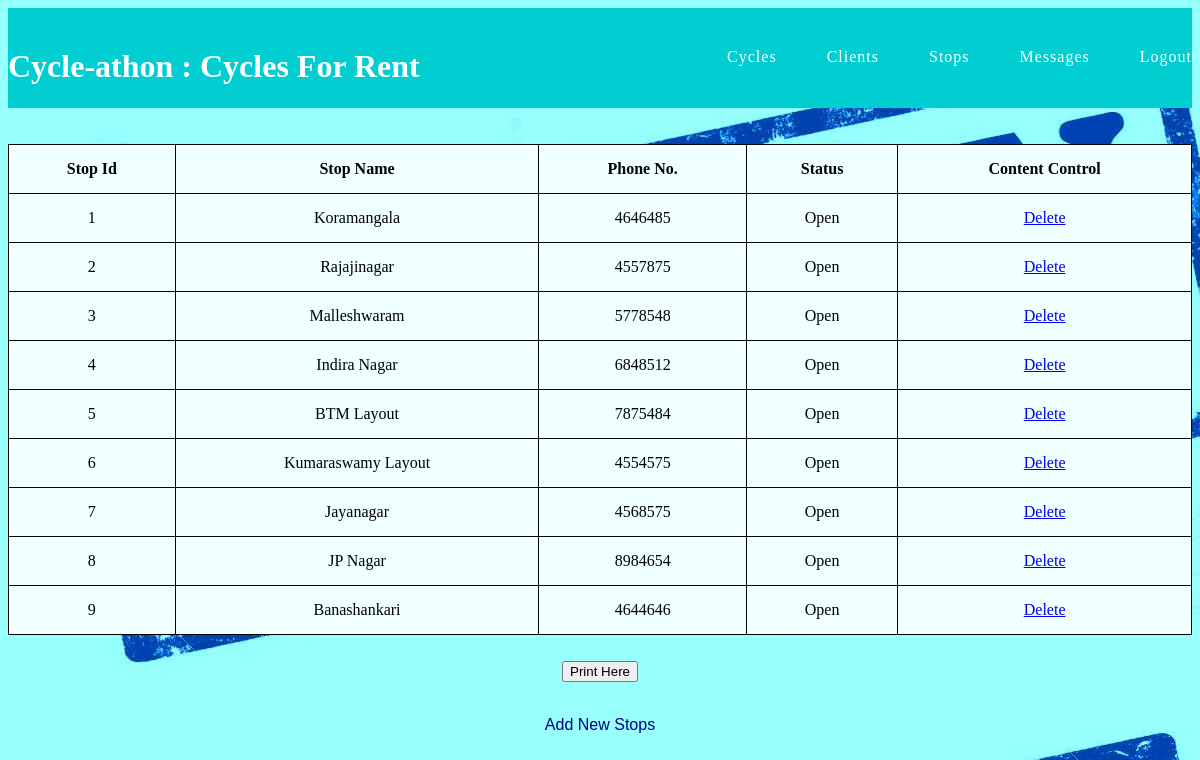
Screenshot of /admin/stops.php with the database file from the repository.
### tables this page shows
CREATE TABLE `stops` (
  `stop_id` int(11) NOT NULL,
  `sname` varchar(255) NOT NULL,
  `sphone` int(11) NOT NULL,
  `s_status` varchar(255) NOT NULL DEFAULT 'Open'
);

### admin/stops.php (the view, shortened to what this page needs)
<!DOCTYPE html>
<html>
<head>
	<?php
			include 'header.php';
	?>
	<link rel="stylesheet" type="text/css" href="css/main.css">
</head>
<body>
<div id="container">
	<div class="shell">
		<br/><br/>
		<table style="width:100%">
  <tr>
    <th>Stop Id</th>
	<th>Stop Name</th>
	<th>Phone No.</th>
	<th>Status</th>
	<th>Content Control</th>
  </tr>
  <?php
								include 'config.php';
								$select = "SELECT * FROM stops WHERE s_status = 'Open'";
								$result = mysqli_query($con,$select);
						while($row = mysqli_fetch_array($result)){ ?>
  <tr>
    <td> <?php echo $row['stop_id'] ?> </td>
    <td> <?php echo $row['sname'] ?> </td>
    <td> <?php echo $row['sphone'] ?> </td>
	<td> <?php echo $row['s_status'] ?> </td>
    <td><a href= "delete_stop.php?id=(<?php echo $row['stop_id'];?>)" class="ico del">Delete</a></td>
  </tr>
						<?php } ?>
</table>
</div>
<h2><div style=text-align:center><input type="submit" onclick="window.print()" value="Print Here" /></div></h2>
<h2><div style=text-align:center><button onclick="window.location.href='add_stops.php'" class="btn add">Add New Stops</button></div></h2>
</div>
</body>
</html>

### admin/css/main.css (style rules this page uses)
body { background-image: url(pic1.jpg); }
table { border-spacing: 5px; border: 1px solid black; border-collapse: collapse; background-color: azure; font-family: cursive; text-align: center; }
td { padding: 15px; border: 1px solid black; border-collapse: collapse; }
th { border: 1px solid black; border-collapse: collapse; padding: 15px; text-underline-position: auto; }
.btn { border: none; background-color: inherit; padding: 14px 28px; font-size: 16px; cursor: pointer; display: inline-block; }
.add { color: darkblue; }
h2 { display: block; font-size: 1.5em; margin-top: 0.83em; margin-bottom: 0.83em; margin-left: 0; margin-right: 0; font-weight: bold; font-family: cursive; }

### rows the page displays
stops: stop_id "1", sname "Koramangala", sphone "4646485", s_status "Open"
stops: stop_id "2", sname "Rajajinagar", sphone "4557875", s_status "Open"
stops: stop_id "3", sname "Malleshwaram", sphone "5778548", s_status "Open"
stops: stop_id "4", sname "Indira Nagar", sphone "6848512", s_status "Open"
stops: stop_id "5", sname "BTM Layout", sphone "7875484", s_status "Open"
stops: stop_id "6", sname "Kumaraswamy Layout", sphone "4554575", s_status "Open"
stops: stop_id "7", sname "Jayanagar", sphone "4568575", s_status "Open"
stops: stop_id "8", sname "JP Nagar", sphone "8984654", s_status "Open"
stops: stop_id "9", sname "Banashankari", sphone "4644646", s_status "Open"
